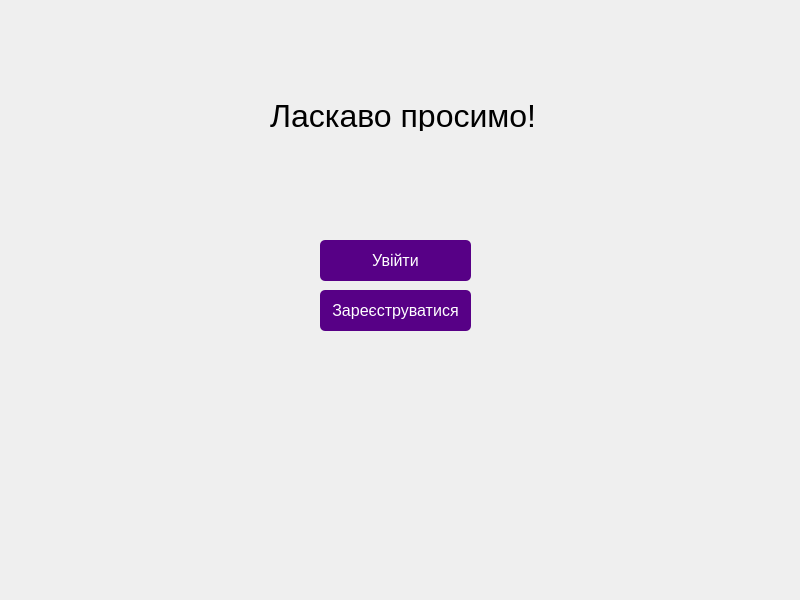
<?xml version="1.0" encoding="UTF-8"?>
<ui version="4.0">
 <class>MainWindow</class>
 <widget class="QMainWindow" name="MainWindow">
  <property name="geometry">
   <rect>
    <x>0</x>
    <y>0</y>
    <width>800</width>
    <height>600</height>
   </rect>
  </property>
  <property name="windowTitle">
   <string>MainWindow</string>
  </property>
  <property name="styleSheet">
   <string notr="true"/>
  </property>
  <widget class="QWidget" name="centralwidget">
   <property name="styleSheet">
    <string notr="true"/>
   </property>
   <widget class="QLabel" name="label">
    <property name="geometry">
     <rect>
      <x>270</x>
      <y>100</y>
      <width>271</width>
      <height>31</height>
     </rect>
    </property>
    <property name="font">
     <font>
      <family>Arial</family>
      <pointsize>24</pointsize>
     </font>
    </property>
    <property name="text">
     <string>Ласкаво просимо!</string>
    </property>
   </widget>
   <widget class="QPushButton" name="pushButton">
    <property name="geometry">
     <rect>
      <x>320</x>
      <y>240</y>
      <width>151</width>
      <height>41</height>
     </rect>
    </property>
    <property name="font">
     <font>
      <family>Arial</family>
      <pointsize>-1</pointsize>
     </font>
    </property>
    <property name="styleSheet">
     <string notr="true">#pushButton {
    background-color:rgb(87, 0, 134);
    color: white;
    font-size: 16px;
    padding: 10px;
    border-radius: 5px;
}

#pushButton:hover {
    background-color:rgb(0, 238, 255);
}

#pushButton:pressed {
    background-color:rgb(255, 255, 255);
}
</string>
    </property>
    <property name="text">
     <string>Увійти</string>
    </property>
   </widget>
   <widget class="QPushButton" name="pushButton_2">
    <property name="geometry">
     <rect>
      <x>320</x>
      <y>290</y>
      <width>151</width>
      <height>41</height>
     </rect>
    </property>
    <property name="font">
     <font>
      <family>Arial</family>
      <pointsize>-1</pointsize>
     </font>
    </property>
    <property name="styleSheet">
     <string notr="true">#pushButton_2 {
    background-color:rgb(87, 0, 134);
    color: white;
    font-size: 16px;
    padding: 10px;
    border-radius: 5px;
}

#pushButton_2:hover {
    background-color:rgb(0, 238, 255);
}

#pushButton_2:pressed {
    background-color:rgb(255, 255, 255);
}
</string>
    </property>
    <property name="text">
     <string>Зареєструватися</string>
    </property>
   </widget>
   <widget class="QWidget" name="widget" native="true">
    <property name="geometry">
     <rect>
      <x>0</x>
      <y>0</y>
      <width>800</width>
      <height>600</height>
     </rect>
    </property>
    <property name="cursor">
     <cursorShape>ArrowCursor</cursorShape>
    </property>
    <property name="styleSheet">
     <string notr="true">background-image: url(:/images/Back1.png);</string>
    </property>
   </widget>
   <zorder>widget</zorder>
   <zorder>label</zorder>
   <zorder>pushButton</zorder>
   <zorder>pushButton_2</zorder>
  </widget>
 </widget>
 <resources/>
 <connections/>
</ui>
